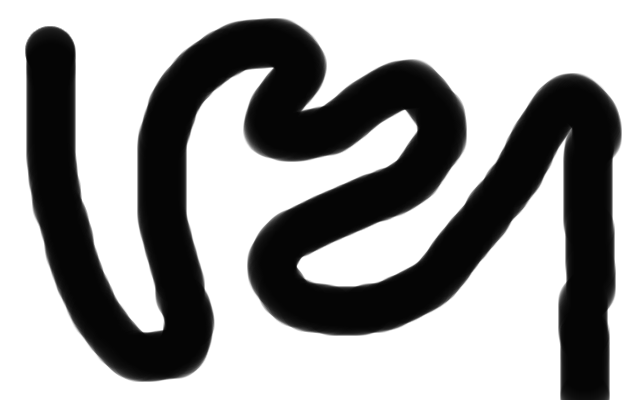
#> input picture Lecture3/code/map.png, 640 x 400 px
$ python race_car.py
#> lines starting #> are read from the running program, lines starting #| are printed output that depends on the picture; after the words box and inside, x2 and y2 are one past the last pixel; in counts of white or black regions, pixels touching at a corner belong together
### Lecture3/code/car.py
class Car(object):
    def __init__(self, xx, yy, theta, g):
        self.x = xx
        self.y = yy
        self.theta = theta
        self.gene = g

### Lecture3/code/race_car.py
import cv2
from car import Car
import math
import copy
import numpy as np

# draw car in place
def draw_car(img, c, clr):
    return cv2.circle(img,(math.floor(c.y),math.floor(c.x)), 15, clr, 3)

def calc_sensor(map_img, car):
    val = np.ones((5,), np.float32) * -1
    for i in range(5):
        th = car.theta + (i-2)*math.pi/6
        for dist in range(50):
            px = car.x + dist * math.cos(th)
            py = car.y + dist * math.sin(th)
            if int(px) > map_img.shape[0] or int(py) > map_img.shape[1]:
                val[i] = dist
                break
            if map_img[int(px), int(py)] == 255:
                val[i] = dist
                break
        if val[i] == -1:
            val[i] = 50
    return val

def move_car(car, ts, ctl):
    car.x = car.x + math.cos(car.theta) * ts
    car.y = car.y + math.sin(car.theta) * ts
    car.theta = car.theta + ctl

def step(cars):
    for c in cars:
        vals = calc_sensor(binary, c)
        print(vals)
        ctl = 1e-3 * np.dot(vals, c.gene)
        print(ctl)
        move_car(c, 2, ctl)

if __name__ == "__main__":
    # load map
    race_map = cv2.imread('map.png')
#> race_map is the input picture: shape (400, 640, 3); min 5, max 255, mean 158.9
    # generate gray image
    gray = cv2.cvtColor(race_map, cv2.COLOR_RGB2GRAY)
    ret, binary = cv2.threshold(gray, 0, 255, cv2.THRESH_BINARY | cv2.THRESH_TRIANGLE)
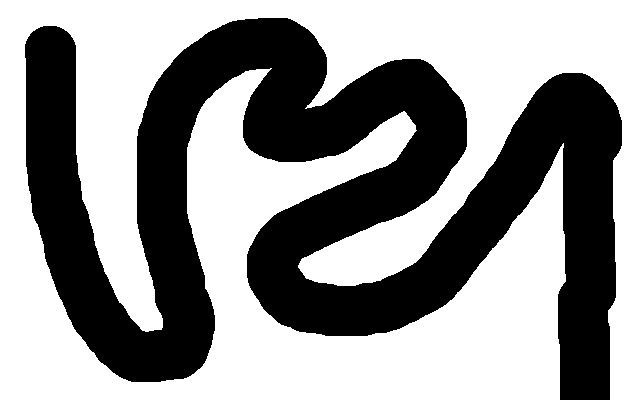
#> binary: shape (400, 640); 58.6% white; 1 black region, box (x1, y1, x2, y2) and area: (25, 18, 622, 400) 105906
#> ret = 253
    print("threshold value %s"%ret)
#| threshold value 253.0

    #c = Car(50.2, 50, 0, np.array([-1, -0.4, 0, 0.4, 1]))

    cars = [Car(50.2, 50, 0, np.array([-1, -0.4, 0, 0.4, 1])), Car(50.2, 50, 0, np.random.rand(5)), Car(50.2, 50, 0, np.random.rand(5))]

    for i in range(1000):
        disp_map = copy.deepcopy(race_map)
        for i in range(3):
            draw_car(disp_map, cars[i], (0, 255 - i * 20, i * 20))
        cv2.imshow("race car", disp_map)
        cv2.waitKey(0)
        step(cars)
#> this loop made 1000 passes
#> pass 1, `cv2.imshow("race car", disp_map)`:
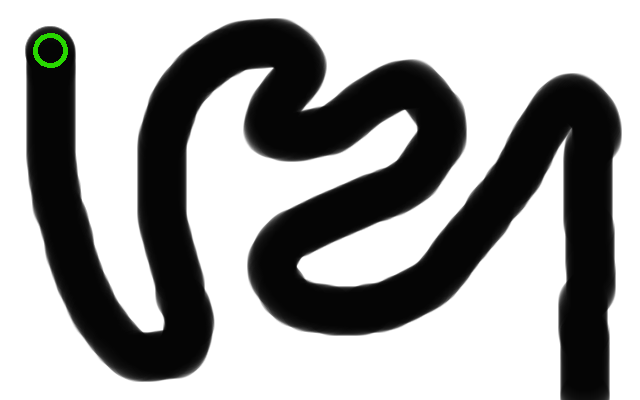
#> window 'race car': shape (400, 640, 3); mean B, G, R 158.9, 159.3, 158.9
